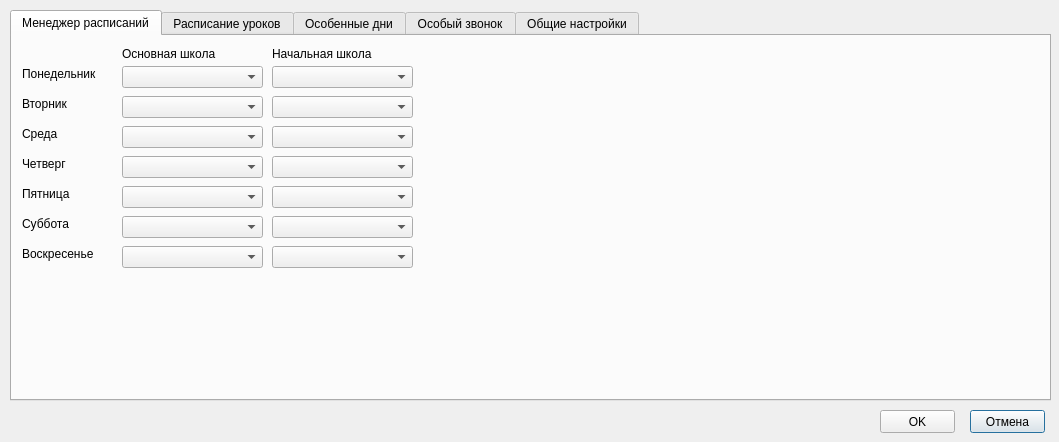
<?xml version="1.0" encoding="UTF-8"?>
<ui version="4.0">
 <class>Dialog</class>
 <widget class="QDialog" name="Dialog">
  <property name="geometry">
   <rect>
    <x>0</x>
    <y>0</y>
    <width>1059</width>
    <height>442</height>
   </rect>
  </property>
  <property name="minimumSize">
   <size>
    <width>1059</width>
    <height>442</height>
   </size>
  </property>
  <property name="maximumSize">
   <size>
    <width>1059</width>
    <height>442</height>
   </size>
  </property>
  <property name="windowTitle">
   <string>Настройки</string>
  </property>
  <property name="windowIcon">
   <iconset>
    <normaloff>images/settings_24px.png</normaloff>images/settings_24px.png</iconset>
  </property>
  <widget class="QPushButton" name="buttonCancel">
   <property name="geometry">
    <rect>
     <x>970</x>
     <y>410</y>
     <width>75</width>
     <height>23</height>
    </rect>
   </property>
   <property name="text">
    <string>Отмена</string>
   </property>
  </widget>
  <widget class="QPushButton" name="buttonOK">
   <property name="geometry">
    <rect>
     <x>880</x>
     <y>410</y>
     <width>75</width>
     <height>23</height>
    </rect>
   </property>
   <property name="text">
    <string>OK</string>
   </property>
   <property name="autoDefault">
    <bool>false</bool>
   </property>
  </widget>
  <widget class="QTabWidget" name="tabWidget">
   <property name="enabled">
    <bool>true</bool>
   </property>
   <property name="geometry">
    <rect>
     <x>10</x>
     <y>10</y>
     <width>1041</width>
     <height>391</height>
    </rect>
   </property>
   <property name="currentIndex">
    <number>0</number>
   </property>
   <widget class="QWidget" name="tab_3">
    <attribute name="title">
     <string>Менеджер расписаний</string>
    </attribute>
    <widget class="QComboBox" name="comboBox">
     <property name="geometry">
      <rect>
       <x>110</x>
       <y>30</y>
       <width>141</width>
       <height>22</height>
      </rect>
     </property>
     <property name="whatsThis">
      <string>0</string>
     </property>
    </widget>
    <widget class="QLabel" name="label_4">
     <property name="geometry">
      <rect>
       <x>10</x>
       <y>30</y>
       <width>81</width>
       <height>16</height>
      </rect>
     </property>
     <property name="text">
      <string>Понедельник</string>
     </property>
    </widget>
    <widget class="QLabel" name="label_5">
     <property name="geometry">
      <rect>
       <x>10</x>
       <y>60</y>
       <width>81</width>
       <height>16</height>
      </rect>
     </property>
     <property name="text">
      <string>Вторник</string>
     </property>
    </widget>
    <widget class="QComboBox" name="comboBox_2">
     <property name="geometry">
      <rect>
       <x>110</x>
       <y>60</y>
       <width>141</width>
       <height>22</height>
      </rect>
     </property>
     <property name="whatsThis">
      <string>1</string>
     </property>
    </widget>
    <widget class="QComboBox" name="comboBox_3">
     <property name="geometry">
      <rect>
       <x>110</x>
       <y>90</y>
       <width>141</width>
       <height>22</height>
      </rect>
     </property>
     <property name="whatsThis">
      <string>2</string>
     </property>
    </widget>
    <widget class="QComboBox" name="comboBox_4">
     <property name="geometry">
      <rect>
       <x>110</x>
       <y>120</y>
       <width>141</width>
       <height>22</height>
      </rect>
     </property>
     <property name="whatsThis">
      <string>3</string>
     </property>
    </widget>
    <widget class="QComboBox" name="comboBox_5">
     <property name="geometry">
      <rect>
       <x>110</x>
       <y>150</y>
       <width>141</width>
       <height>22</height>
      </rect>
     </property>
     <property name="whatsThis">
      <string>4</string>
     </property>
    </widget>
    <widget class="QComboBox" name="comboBox_6">
     <property name="geometry">
      <rect>
       <x>110</x>
       <y>180</y>
       <width>141</width>
       <height>22</height>
      </rect>
     </property>
     <property name="whatsThis">
      <string>5</string>
     </property>
    </widget>
    <widget class="QLabel" name="label_6">
     <property name="geometry">
      <rect>
       <x>10</x>
       <y>90</y>
       <width>81</width>
       <height>16</height>
      </rect>
     </property>
     <property name="text">
      <string>Среда</string>
     </property>
    </widget>
    <widget class="QLabel" name="label_7">
     <property name="geometry">
      <rect>
       <x>10</x>
       <y>120</y>
       <width>81</width>
       <height>16</height>
      </rect>
     </property>
     <property name="text">
      <string>Четверг</string>
     </property>
    </widget>
    <widget class="QLabel" name="label_8">
     <property name="geometry">
      <rect>
       <x>10</x>
       <y>150</y>
       <width>81</width>
       <height>16</height>
      </rect>
     </property>
     <property name="text">
      <string>Пятница</string>
     </property>
    </widget>
    <widget class="QLabel" name="label_9">
     <property name="geometry">
      <rect>
       <x>10</x>
       <y>180</y>
       <width>81</width>
       <height>16</height>
      </rect>
     </property>
     <property name="text">
      <string>Суббота</string>
     </property>
    </widget>
    <widget class="QLabel" name="label_19">
     <property name="geometry">
      <rect>
       <x>10</x>
       <y>210</y>
       <width>81</width>
       <height>16</height>
      </rect>
     </property>
     <property name="text">
      <string>Воскресенье</string>
     </property>
    </widget>
    <widget class="QComboBox" name="comboBox_8">
     <property name="geometry">
      <rect>
       <x>110</x>
       <y>210</y>
       <width>141</width>
       <height>22</height>
      </rect>
     </property>
     <property name="whatsThis">
      <string>6</string>
     </property>
    </widget>
    <widget class="QComboBox" name="comboBox_9">
     <property name="geometry">
      <rect>
       <x>260</x>
       <y>120</y>
       <width>141</width>
       <height>22</height>
      </rect>
     </property>
     <property name="whatsThis">
      <string>10</string>
     </property>
    </widget>
    <widget class="QComboBox" name="comboBox_10">
     <property name="geometry">
      <rect>
       <x>260</x>
       <y>30</y>
       <width>141</width>
       <height>22</height>
      </rect>
     </property>
     <property name="whatsThis">
      <string>7</string>
     </property>
    </widget>
    <widget class="QComboBox" name="comboBox_11">
     <property name="geometry">
      <rect>
       <x>260</x>
       <y>90</y>
       <width>141</width>
       <height>22</height>
      </rect>
     </property>
     <property name="whatsThis">
      <string>9</string>
     </property>
    </widget>
    <widget class="QComboBox" name="comboBox_12">
     <property name="geometry">
      <rect>
       <x>260</x>
       <y>150</y>
       <width>141</width>
       <height>22</height>
      </rect>
     </property>
     <property name="whatsThis">
      <string>11</string>
     </property>
    </widget>
    <widget class="QComboBox" name="comboBox_13">
     <property name="geometry">
      <rect>
       <x>260</x>
       <y>210</y>
       <width>141</width>
       <height>22</height>
      </rect>
     </property>
     <property name="whatsThis">
      <string>13</string>
     </property>
    </widget>
    <widget class="QComboBox" name="comboBox_14">
     <property name="geometry">
      <rect>
       <x>260</x>
       <y>60</y>
       <width>141</width>
       <height>22</height>
      </rect>
     </property>
     <property name="whatsThis">
      <string>8</string>
     </property>
    </widget>
    <widget class="QComboBox" name="comboBox_15">
     <property name="geometry">
      <rect>
       <x>260</x>
       <y>180</y>
       <width>141</width>
       <height>22</height>
      </rect>
     </property>
     <property name="whatsThis">
      <string>12</string>
     </property>
    </widget>
    <widget class="QLabel" name="label_27">
     <property name="geometry">
      <rect>
       <x>110</x>
       <y>10</y>
       <width>121</width>
       <height>16</height>
      </rect>
     </property>
     <property name="text">
      <string>Основная школа</string>
     </property>
    </widget>
    <widget class="QLabel" name="label_28">
     <property name="geometry">
      <rect>
       <x>260</x>
       <y>10</y>
       <width>121</width>
       <height>16</height>
      </rect>
     </property>
     <property name="text">
      <string>Начальная школа</string>
     </property>
    </widget>
   </widget>
   <widget class="QWidget" name="tab">
    <attribute name="title">
     <string>Расписание уроков</string>
    </attribute>
    <widget class="QListWidget" name="listWidget">
     <property name="geometry">
      <rect>
       <x>10</x>
       <y>20</y>
       <width>191</width>
       <height>281</height>
      </rect>
     </property>
    </widget>
    <widget class="QLabel" name="label_3">
     <property name="geometry">
      <rect>
       <x>460</x>
       <y>0</y>
       <width>51</width>
       <height>16</height>
      </rect>
     </property>
     <property name="text">
      <string>2 смена</string>
     </property>
    </widget>
    <widget class="QLabel" name="label">
     <property name="geometry">
      <rect>
       <x>10</x>
       <y>0</y>
       <width>71</width>
       <height>16</height>
      </rect>
     </property>
     <property name="text">
      <string>Расписание</string>
     </property>
    </widget>
    <widget class="QLabel" name="label_2">
     <property name="geometry">
      <rect>
       <x>210</x>
       <y>0</y>
       <width>51</width>
       <height>16</height>
      </rect>
     </property>
     <property name="text">
      <string>1 смена</string>
     </property>
    </widget>
    <widget class="QTableWidget" name="tableWidget">
     <property name="geometry">
      <rect>
       <x>210</x>
       <y>20</y>
       <width>251</width>
       <height>251</height>
      </rect>
     </property>
     <property name="whatsThis">
      <string>Times</string>
     </property>
     <property name="selectionMode">
      <enum>QAbstractItemView::SingleSelection</enum>
     </property>
     <row>
      <property name="text">
       <string/>
      </property>
     </row>
     <column>
      <property name="text">
       <string>Урок</string>
      </property>
     </column>
     <column>
      <property name="text">
       <string>Начало</string>
      </property>
     </column>
     <column>
      <property name="text">
       <string>Конец</string>
      </property>
     </column>
    </widget>
    <widget class="QTableWidget" name="tableWidget_2">
     <property name="geometry">
      <rect>
       <x>460</x>
       <y>20</y>
       <width>251</width>
       <height>251</height>
      </rect>
     </property>
     <property name="whatsThis">
      <string>Times2</string>
     </property>
     <property name="selectionMode">
      <enum>QAbstractItemView::SingleSelection</enum>
     </property>
     <row>
      <property name="text">
       <string/>
      </property>
     </row>
     <column>
      <property name="text">
       <string>Урок</string>
      </property>
     </column>
     <column>
      <property name="text">
       <string>Начало</string>
      </property>
     </column>
     <column>
      <property name="text">
       <string>Конец</string>
      </property>
     </column>
    </widget>
    <widget class="QTableWidget" name="tableWidget_4">
     <property name="geometry">
      <rect>
       <x>710</x>
       <y>20</y>
       <width>311</width>
       <height>251</height>
      </rect>
     </property>
     <property name="whatsThis">
      <string>Light</string>
     </property>
     <property name="selectionMode">
      <enum>QAbstractItemView::SingleSelection</enum>
     </property>
     <row>
      <property name="text">
       <string/>
      </property>
     </row>
     <column>
      <property name="text">
       <string>№</string>
      </property>
     </column>
     <column>
      <property name="text">
       <string>Начало</string>
      </property>
     </column>
     <column>
      <property name="text">
       <string>Конец</string>
      </property>
     </column>
     <column>
      <property name="text">
       <string>Состояние</string>
      </property>
     </column>
    </widget>
    <widget class="QLabel" name="label_10">
     <property name="geometry">
      <rect>
       <x>710</x>
       <y>0</y>
       <width>81</width>
       <height>16</height>
      </rect>
     </property>
     <property name="text">
      <string>Освещение</string>
     </property>
    </widget>
    <widget class="QLabel" name="label_11">
     <property name="geometry">
      <rect>
       <x>780</x>
       <y>310</y>
       <width>141</width>
       <height>16</height>
      </rect>
     </property>
     <property name="text">
      <string>Утром свет включается в</string>
     </property>
    </widget>
    <widget class="QTimeEdit" name="LightOnTime">
     <property name="geometry">
      <rect>
       <x>940</x>
       <y>310</y>
       <width>71</width>
       <height>22</height>
      </rect>
     </property>
     <property name="toolTip">
      <string>Время включения света утром</string>
     </property>
     <property name="whatsThis">
      <string>LightOn</string>
     </property>
    </widget>
    <widget class="QLabel" name="label_12">
     <property name="geometry">
      <rect>
       <x>780</x>
       <y>330</y>
       <width>161</width>
       <height>16</height>
      </rect>
     </property>
     <property name="text">
      <string>Вечером свет выключается в</string>
     </property>
    </widget>
    <widget class="QTimeEdit" name="LightOffTime">
     <property name="geometry">
      <rect>
       <x>940</x>
       <y>330</y>
       <width>71</width>
       <height>22</height>
      </rect>
     </property>
     <property name="toolTip">
      <string>Время выключения света вечером</string>
     </property>
     <property name="whatsThis">
      <string>LightOff</string>
     </property>
    </widget>
    <widget class="QLabel" name="label_17">
     <property name="geometry">
      <rect>
       <x>220</x>
       <y>310</y>
       <width>481</width>
       <height>51</height>
      </rect>
     </property>
     <property name="text">
      <string>По-умолчанию свет работает синхронно со звонками. В правой таблице можно добавить дополнительные промежутки, когда свет должен быть принудительно включен или выключен</string>
     </property>
     <property name="wordWrap">
      <bool>true</bool>
     </property>
    </widget>
    <widget class="QCommandLinkButton" name="addNewRaspButton">
     <property name="geometry">
      <rect>
       <x>10</x>
       <y>300</y>
       <width>41</width>
       <height>41</height>
      </rect>
     </property>
     <property name="toolTip">
      <string>Добавить новое расписание</string>
     </property>
     <property name="text">
      <string/>
     </property>
     <property name="icon">
      <iconset>
       <normaloff>images/plus_24px.png</normaloff>images/plus_24px.png</iconset>
     </property>
     <property name="iconSize">
      <size>
       <width>24</width>
       <height>24</height>
      </size>
     </property>
    </widget>
    <widget class="QCommandLinkButton" name="deleteRaspButton">
     <property name="geometry">
      <rect>
       <x>90</x>
       <y>300</y>
       <width>41</width>
       <height>41</height>
      </rect>
     </property>
     <property name="toolTip">
      <string>Удалить расписание</string>
     </property>
     <property name="text">
      <string/>
     </property>
     <property name="icon">
      <iconset>
       <normaloff>images/remove_24px.png</normaloff>images/remove_24px.png</iconset>
     </property>
     <property name="iconSize">
      <size>
       <width>24</width>
       <height>24</height>
      </size>
     </property>
    </widget>
    <widget class="QCommandLinkButton" name="addLesson1Button">
     <property name="geometry">
      <rect>
       <x>210</x>
       <y>270</y>
       <width>41</width>
       <height>41</height>
      </rect>
     </property>
     <property name="toolTip">
      <string>Добавить урок</string>
     </property>
     <property name="text">
      <string/>
     </property>
     <property name="icon">
      <iconset>
       <normaloff>images/plus_24px.png</normaloff>images/plus_24px.png</iconset>
     </property>
     <property name="iconSize">
      <size>
       <width>24</width>
       <height>24</height>
      </size>
     </property>
    </widget>
    <widget class="QCommandLinkButton" name="deleteLesson1Button">
     <property name="geometry">
      <rect>
       <x>250</x>
       <y>270</y>
       <width>41</width>
       <height>41</height>
      </rect>
     </property>
     <property name="toolTip">
      <string>Удалить урок</string>
     </property>
     <property name="text">
      <string/>
     </property>
     <property name="icon">
      <iconset>
       <normaloff>images/delete_24px.png</normaloff>images/delete_24px.png</iconset>
     </property>
     <property name="iconSize">
      <size>
       <width>24</width>
       <height>24</height>
      </size>
     </property>
    </widget>
    <widget class="QCommandLinkButton" name="deleteLesson2Button">
     <property name="geometry">
      <rect>
       <x>500</x>
       <y>270</y>
       <width>41</width>
       <height>41</height>
      </rect>
     </property>
     <property name="toolTip">
      <string>Удалить урок</string>
     </property>
     <property name="text">
      <string/>
     </property>
     <property name="icon">
      <iconset>
       <normaloff>images/delete_24px.png</normaloff>images/delete_24px.png</iconset>
     </property>
     <property name="iconSize">
      <size>
       <width>24</width>
       <height>24</height>
      </size>
     </property>
    </widget>
    <widget class="QCommandLinkButton" name="addLesson2Button">
     <property name="geometry">
      <rect>
       <x>460</x>
       <y>270</y>
       <width>41</width>
       <height>41</height>
      </rect>
     </property>
     <property name="toolTip">
      <string>Добавить урок</string>
     </property>
     <property name="text">
      <string/>
     </property>
     <property name="icon">
      <iconset>
       <normaloff>images/plus_24px.png</normaloff>images/plus_24px.png</iconset>
     </property>
     <property name="iconSize">
      <size>
       <width>24</width>
       <height>24</height>
      </size>
     </property>
    </widget>
    <widget class="QCommandLinkButton" name="deleteLightButton">
     <property name="geometry">
      <rect>
       <x>750</x>
       <y>270</y>
       <width>41</width>
       <height>41</height>
      </rect>
     </property>
     <property name="toolTip">
      <string>Удалить урок</string>
     </property>
     <property name="text">
      <string/>
     </property>
     <property name="icon">
      <iconset>
       <normaloff>images/delete_24px.png</normaloff>images/delete_24px.png</iconset>
     </property>
     <property name="iconSize">
      <size>
       <width>24</width>
       <height>24</height>
      </size>
     </property>
    </widget>
    <widget class="QCommandLinkButton" name="addLightButton">
     <property name="geometry">
      <rect>
       <x>710</x>
       <y>270</y>
       <width>41</width>
       <height>41</height>
      </rect>
     </property>
     <property name="toolTip">
      <string>Добавить урок</string>
     </property>
     <property name="text">
      <string/>
     </property>
     <property name="icon">
      <iconset>
       <normaloff>images/plus_24px.png</normaloff>images/plus_24px.png</iconset>
     </property>
     <property name="iconSize">
      <size>
       <width>24</width>
       <height>24</height>
      </size>
     </property>
    </widget>
    <widget class="QCommandLinkButton" name="renameRaspButton">
     <property name="geometry">
      <rect>
       <x>50</x>
       <y>300</y>
       <width>41</width>
       <height>41</height>
      </rect>
     </property>
     <property name="toolTip">
      <string>Переименовать расписание</string>
     </property>
     <property name="text">
      <string/>
     </property>
     <property name="icon">
      <iconset>
       <normaloff>images/edit_property_24px.png</normaloff>images/edit_property_24px.png</iconset>
     </property>
     <property name="iconSize">
      <size>
       <width>24</width>
       <height>24</height>
      </size>
     </property>
    </widget>
    <zorder>listWidget</zorder>
    <zorder>label_3</zorder>
    <zorder>label</zorder>
    <zorder>label_2</zorder>
    <zorder>tableWidget</zorder>
    <zorder>tableWidget_2</zorder>
    <zorder>tableWidget_4</zorder>
    <zorder>label_10</zorder>
    <zorder>label_11</zorder>
    <zorder>label_12</zorder>
    <zorder>LightOffTime</zorder>
    <zorder>LightOnTime</zorder>
    <zorder>label_17</zorder>
    <zorder>addNewRaspButton</zorder>
    <zorder>deleteRaspButton</zorder>
    <zorder>addLesson1Button</zorder>
    <zorder>deleteLesson1Button</zorder>
    <zorder>deleteLesson2Button</zorder>
    <zorder>addLesson2Button</zorder>
    <zorder>deleteLightButton</zorder>
    <zorder>addLightButton</zorder>
    <zorder>renameRaspButton</zorder>
   </widget>
   <widget class="QWidget" name="tab_4">
    <attribute name="title">
     <string>Особенные дни</string>
    </attribute>
    <widget class="QCalendarWidget" name="calendarWidget">
     <property name="geometry">
      <rect>
       <x>10</x>
       <y>40</y>
       <width>321</width>
       <height>221</height>
      </rect>
     </property>
    </widget>
    <widget class="QComboBox" name="comboBox_7">
     <property name="geometry">
      <rect>
       <x>130</x>
       <y>270</y>
       <width>201</width>
       <height>22</height>
      </rect>
     </property>
    </widget>
    <widget class="QCommandLinkButton" name="addSpecialDayButton">
     <property name="geometry">
      <rect>
       <x>340</x>
       <y>40</y>
       <width>131</width>
       <height>41</height>
      </rect>
     </property>
     <property name="text">
      <string>Добавить</string>
     </property>
    </widget>
    <widget class="QCommandLinkButton" name="deleteSpecialDayButton">
     <property name="geometry">
      <rect>
       <x>340</x>
       <y>90</y>
       <width>131</width>
       <height>41</height>
      </rect>
     </property>
     <property name="text">
      <string>Удалить</string>
     </property>
     <property name="icon">
      <iconset>
       <normaloff>images/delete_24px.png</normaloff>images/delete_24px.png</iconset>
     </property>
     <property name="iconSize">
      <size>
       <width>24</width>
       <height>24</height>
      </size>
     </property>
    </widget>
    <widget class="QListWidget" name="listWidget_2">
     <property name="geometry">
      <rect>
       <x>480</x>
       <y>40</y>
       <width>471</width>
       <height>301</height>
      </rect>
     </property>
    </widget>
    <widget class="QComboBox" name="comboBox_16">
     <property name="geometry">
      <rect>
       <x>130</x>
       <y>300</y>
       <width>201</width>
       <height>22</height>
      </rect>
     </property>
    </widget>
    <widget class="QLabel" name="label_25">
     <property name="geometry">
      <rect>
       <x>10</x>
       <y>270</y>
       <width>111</width>
       <height>16</height>
      </rect>
     </property>
     <property name="text">
      <string>Основная школа</string>
     </property>
    </widget>
    <widget class="QLabel" name="label_26">
     <property name="geometry">
      <rect>
       <x>10</x>
       <y>300</y>
       <width>111</width>
       <height>16</height>
      </rect>
     </property>
     <property name="text">
      <string>Начальная школа</string>
     </property>
    </widget>
    <widget class="QLabel" name="label_29">
     <property name="geometry">
      <rect>
       <x>10</x>
       <y>10</y>
       <width>631</width>
       <height>16</height>
      </rect>
     </property>
     <property name="text">
      <string>Здесь можно добавить исключения для определённых дат. Например: праздники, каникулы и т.д.</string>
     </property>
    </widget>
   </widget>
   <widget class="QWidget" name="tab_5">
    <attribute name="title">
     <string>Особый звонок</string>
    </attribute>
    <widget class="QLabel" name="label_14">
     <property name="geometry">
      <rect>
       <x>10</x>
       <y>10</y>
       <width>921</width>
       <height>16</height>
      </rect>
     </property>
     <property name="text">
      <string>Данная опция позволяет включить звонок  в требуемый день и время с требумой продолжительностью. Например, при проведении праздников, учебной тревоги и т.д.</string>
     </property>
    </widget>
    <widget class="QCommandLinkButton" name="addSpecialRingButton">
     <property name="geometry">
      <rect>
       <x>340</x>
       <y>40</y>
       <width>131</width>
       <height>41</height>
      </rect>
     </property>
     <property name="text">
      <string>Добавить</string>
     </property>
    </widget>
    <widget class="QCommandLinkButton" name="deleteSpecialRingButton">
     <property name="geometry">
      <rect>
       <x>340</x>
       <y>90</y>
       <width>131</width>
       <height>41</height>
      </rect>
     </property>
     <property name="text">
      <string>Удалить</string>
     </property>
     <property name="icon">
      <iconset>
       <normaloff>images/delete_24px.png</normaloff>images/delete_24px.png</iconset>
     </property>
     <property name="iconSize">
      <size>
       <width>24</width>
       <height>24</height>
      </size>
     </property>
    </widget>
    <widget class="QCalendarWidget" name="calendarWidget_2">
     <property name="geometry">
      <rect>
       <x>10</x>
       <y>40</y>
       <width>321</width>
       <height>221</height>
      </rect>
     </property>
    </widget>
    <widget class="QListWidget" name="listWidget_3">
     <property name="geometry">
      <rect>
       <x>480</x>
       <y>40</y>
       <width>401</width>
       <height>281</height>
      </rect>
     </property>
    </widget>
    <widget class="QTimeEdit" name="specialRingTime">
     <property name="geometry">
      <rect>
       <x>60</x>
       <y>270</y>
       <width>81</width>
       <height>22</height>
      </rect>
     </property>
    </widget>
    <widget class="QLabel" name="label_16">
     <property name="geometry">
      <rect>
       <x>10</x>
       <y>270</y>
       <width>47</width>
       <height>13</height>
      </rect>
     </property>
     <property name="text">
      <string>Время:</string>
     </property>
    </widget>
    <widget class="QSpinBox" name="specialRingDuration">
     <property name="geometry">
      <rect>
       <x>310</x>
       <y>270</y>
       <width>51</width>
       <height>22</height>
      </rect>
     </property>
     <property name="minimum">
      <number>1</number>
     </property>
     <property name="value">
      <number>5</number>
     </property>
    </widget>
    <widget class="QLabel" name="label_18">
     <property name="geometry">
      <rect>
       <x>150</x>
       <y>270</y>
       <width>161</width>
       <height>16</height>
      </rect>
     </property>
     <property name="text">
      <string>Продолжительность, секунд:</string>
     </property>
    </widget>
   </widget>
   <widget class="QWidget" name="tab_2">
    <attribute name="title">
     <string>Общие настройки</string>
    </attribute>
    <widget class="QSpinBox" name="spinBox">
     <property name="geometry">
      <rect>
       <x>260</x>
       <y>10</y>
       <width>51</width>
       <height>22</height>
      </rect>
     </property>
     <property name="minimum">
      <number>1</number>
     </property>
     <property name="maximum">
      <number>30</number>
     </property>
    </widget>
    <widget class="QSpinBox" name="spinBox_2">
     <property name="geometry">
      <rect>
       <x>260</x>
       <y>50</y>
       <width>51</width>
       <height>22</height>
      </rect>
     </property>
     <property name="minimum">
      <number>1</number>
     </property>
     <property name="maximum">
      <number>30</number>
     </property>
    </widget>
    <widget class="QLabel" name="label_15">
     <property name="geometry">
      <rect>
       <x>10</x>
       <y>50</y>
       <width>251</width>
       <height>16</height>
      </rect>
     </property>
     <property name="text">
      <string>Задержка выключения света на уроке, минут</string>
     </property>
    </widget>
    <widget class="QLabel" name="label_13">
     <property name="geometry">
      <rect>
       <x>10</x>
       <y>10</y>
       <width>181</width>
       <height>16</height>
      </rect>
     </property>
     <property name="text">
      <string>Длительность звонка, секунд</string>
     </property>
    </widget>
    <widget class="QCheckBox" name="autoStartCheckbox">
     <property name="geometry">
      <rect>
       <x>390</x>
       <y>10</y>
       <width>201</width>
       <height>17</height>
      </rect>
     </property>
     <property name="text">
      <string>Автозапуск при старте Windows</string>
     </property>
    </widget>
    <widget class="QCheckBox" name="autoOnNewDayCheckbox">
     <property name="geometry">
      <rect>
       <x>390</x>
       <y>40</y>
       <width>371</width>
       <height>17</height>
      </rect>
     </property>
     <property name="text">
      <string>Переключаться в автоматический режим при начале нового дня</string>
     </property>
    </widget>
    <widget class="QGroupBox" name="groupBox">
     <property name="geometry">
      <rect>
       <x>10</x>
       <y>90</y>
       <width>281</width>
       <height>121</height>
      </rect>
     </property>
     <property name="title">
      <string>COM-порт</string>
     </property>
     <widget class="QComboBox" name="portComboBox">
      <property name="geometry">
       <rect>
        <x>130</x>
        <y>20</y>
        <width>131</width>
        <height>22</height>
       </rect>
      </property>
     </widget>
     <widget class="QLabel" name="label_20">
      <property name="geometry">
       <rect>
        <x>10</x>
        <y>30</y>
        <width>47</width>
        <height>13</height>
       </rect>
      </property>
      <property name="text">
       <string>Windows</string>
      </property>
     </widget>
     <widget class="QLabel" name="label_21">
      <property name="geometry">
       <rect>
        <x>10</x>
        <y>60</y>
        <width>47</width>
        <height>13</height>
       </rect>
      </property>
      <property name="text">
       <string>Linux</string>
      </property>
     </widget>
     <widget class="QLineEdit" name="portLineEdit">
      <property name="geometry">
       <rect>
        <x>130</x>
        <y>50</y>
        <width>131</width>
        <height>20</height>
       </rect>
      </property>
     </widget>
     <widget class="QLabel" name="label_22">
      <property name="geometry">
       <rect>
        <x>10</x>
        <y>90</y>
        <width>47</width>
        <height>13</height>
       </rect>
      </property>
      <property name="text">
       <string>Скорость</string>
      </property>
     </widget>
     <widget class="QComboBox" name="portSpeed">
      <property name="geometry">
       <rect>
        <x>130</x>
        <y>80</y>
        <width>131</width>
        <height>22</height>
       </rect>
      </property>
      <item>
       <property name="text">
        <string>600</string>
       </property>
      </item>
      <item>
       <property name="text">
        <string>1200</string>
       </property>
      </item>
      <item>
       <property name="text">
        <string>2400</string>
       </property>
      </item>
      <item>
       <property name="text">
        <string>4800</string>
       </property>
      </item>
      <item>
       <property name="text">
        <string>9600</string>
       </property>
      </item>
      <item>
       <property name="text">
        <string>14400</string>
       </property>
      </item>
      <item>
       <property name="text">
        <string>19200</string>
       </property>
      </item>
      <item>
       <property name="text">
        <string>28800</string>
       </property>
      </item>
      <item>
       <property name="text">
        <string>38400</string>
       </property>
      </item>
      <item>
       <property name="text">
        <string>56000</string>
       </property>
      </item>
      <item>
       <property name="text">
        <string>57600</string>
       </property>
      </item>
      <item>
       <property name="text">
        <string>115200</string>
       </property>
      </item>
     </widget>
    </widget>
    <widget class="QGroupBox" name="groupBox_2">
     <property name="geometry">
      <rect>
       <x>390</x>
       <y>90</y>
       <width>321</width>
       <height>191</height>
      </rect>
     </property>
     <property name="title">
      <string>Режим работы</string>
     </property>
     <widget class="QRadioButton" name="radioButton">
      <property name="geometry">
       <rect>
        <x>10</x>
        <y>20</y>
        <width>301</width>
        <height>17</height>
       </rect>
      </property>
      <property name="text">
       <string>Разное расписание для основной и начальной школы</string>
      </property>
     </widget>
     <widget class="QRadioButton" name="radioButton_2">
      <property name="geometry">
       <rect>
        <x>10</x>
        <y>100</y>
        <width>301</width>
        <height>17</height>
       </rect>
      </property>
      <property name="text">
       <string>Одно расписание для всей школы</string>
      </property>
     </widget>
     <widget class="QLabel" name="label_23">
      <property name="geometry">
       <rect>
        <x>40</x>
        <y>40</y>
        <width>261</width>
        <height>41</height>
       </rect>
      </property>
      <property name="text">
       <string>Для основной и начальной школы действует индивидуальное расписание звонков и освещения.</string>
      </property>
      <property name="wordWrap">
       <bool>true</bool>
      </property>
     </widget>
     <widget class="QLabel" name="label_24">
      <property name="geometry">
       <rect>
        <x>40</x>
        <y>120</y>
        <width>261</width>
        <height>41</height>
       </rect>
      </property>
      <property name="text">
       <string>Расписание и элементы управления начальной школы игнорируются. Основное расписание применяется для всей школы.</string>
      </property>
      <property name="wordWrap">
       <bool>true</bool>
      </property>
     </widget>
    </widget>
   </widget>
  </widget>
 </widget>
 <resources/>
 <connections/>
</ui>
